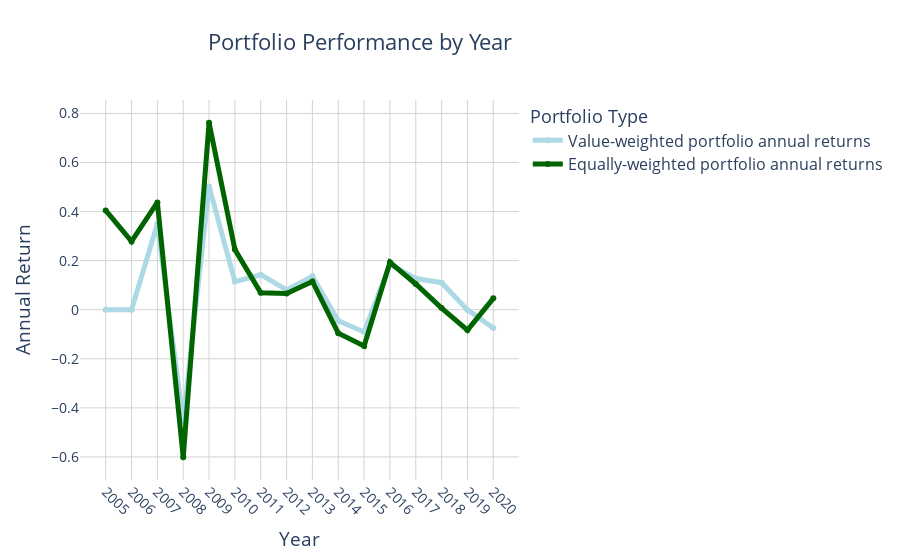

Here is the notebook cell this chart was saved with:
### Markdown cell above
#### Q.II.IV Compare the two portfolios

### Code cell
# Generate sample data
x = df_q2.groupby('year').year.mean()
y1 = df_q2_v.groupby('year').vw_annual_return.mean()
y3 = df_q2_e.groupby('year').ew_annual_return.mean()

# Create figure
fig = go.Figure()

# Add time series traces
fig.add_trace(go.Scatter(x=x, y=y1, name='Value-weighted portfolio annual returns',
              line=dict(color='lightblue', width=5)))
fig.add_trace(go.Scatter(x=x, y=y3, name='Equally-weighted portfolio annual returns',
              line=dict(color='darkgreen', width=5)))

# Update layout
fig.update_layout(title='Portfolio Performance by Year',
                  xaxis_title='Year',
                  yaxis_title='Annual Return',
                  legend_title='Portfolio Type',
                  font=dict(size=16),
                  plot_bgcolor='white')

# Center legend title
fig.update_layout(legend=dict(title=dict(text='Portfolio Type', font=dict(size=18), side='top')),
                  legend_title_font=dict(size=18),
                  legend_title_side='top')

# Center plot title
fig.update_layout(title=dict(text='Portfolio Performance by Year',
                  font=dict(size=22), x=0.4, xanchor='center'))


# Customize axes
fig.update_xaxes(tickvals=x,
                 ticktext=[str(int(val)) for val in x],
                 tickangle=45,
                 dtick=1,
                 tickfont=dict(size=14),
                 gridcolor='lightgray',
                 zeroline=False)

fig.update_yaxes(tickfont=dict(size=14),
                 gridcolor='lightgray',
                 zeroline=False)

fig.show()

### Figure 1 — Plotly figure (JSON) as saved in the notebook; plotly's stock layout.template omitted (floating-point values rounded to 4 significant figures)
{"data": [{"line": {"color": "lightblue", "width": 5}, "name": "Value-weighted portfolio annual returns", "type": "scatter", "x": [2005, 2006, 2007, 2008, 2009, 2010, 2011, 2012, 2013, 2014, 2015, 2016, 2017, 2018, 2019, 2020], "y": [0, 0, 0.3507, -0.4543, 0.5026, 0.1148, 0.1427, 0.08062, 0.1366, -0.04518, -0.0908, 0.1843, 0.1273, 0.1103, -0.0007348, -0.07427]}, {"line": {"color": "darkgreen", "width": 5}, "name": "Equally-weighted portfolio annual returns", "type": "scatter", "x": [2005, 2006, 2007, 2008, 2009, 2010, 2011, 2012, 2013, 2014, 2015, 2016, 2017, 2018, 2019, 2020], "y": [0.405, 0.2786, 0.4372, -0.6013, 0.7621, 0.2452, 0.0691, 0.06621, 0.1153, -0.09565, -0.1479, 0.1934, 0.105, 0.006634, -0.08297, 0.04656]}], "layout": {"font": {"size": 16}, "legend": {"title": {"font": {"size": 18}, "side": "top", "text": "Portfolio Type"}}, "plot_bgcolor": "white", "title": {"font": {"size": 22}, "text": "Portfolio Performance by Year", "x": 0.4, "xanchor": "center"}, "xaxis": {"dtick": 1, "gridcolor": "lightgray", "tickangle": 45, "tickfont": {"size": 14}, "ticktext": ["2005", "2006", "2007", "2008", "2009", "2010", "2011", "2012", "2013", "2014", "2015", "2016", "2017", "2018", "2019", "2020"], "tickvals": [2005, 2006, 2007, 2008, 2009, 2010, 2011, 2012, 2013, 2014, 2015, 2016, 2017, 2018, 2019, 2020], "title": {"text": "Year"}, "zeroline": false}, "yaxis": {"gridcolor": "lightgray", "tickfont": {"size": 14}, "title": {"text": "Annual Return"}, "zeroline": false}}}
